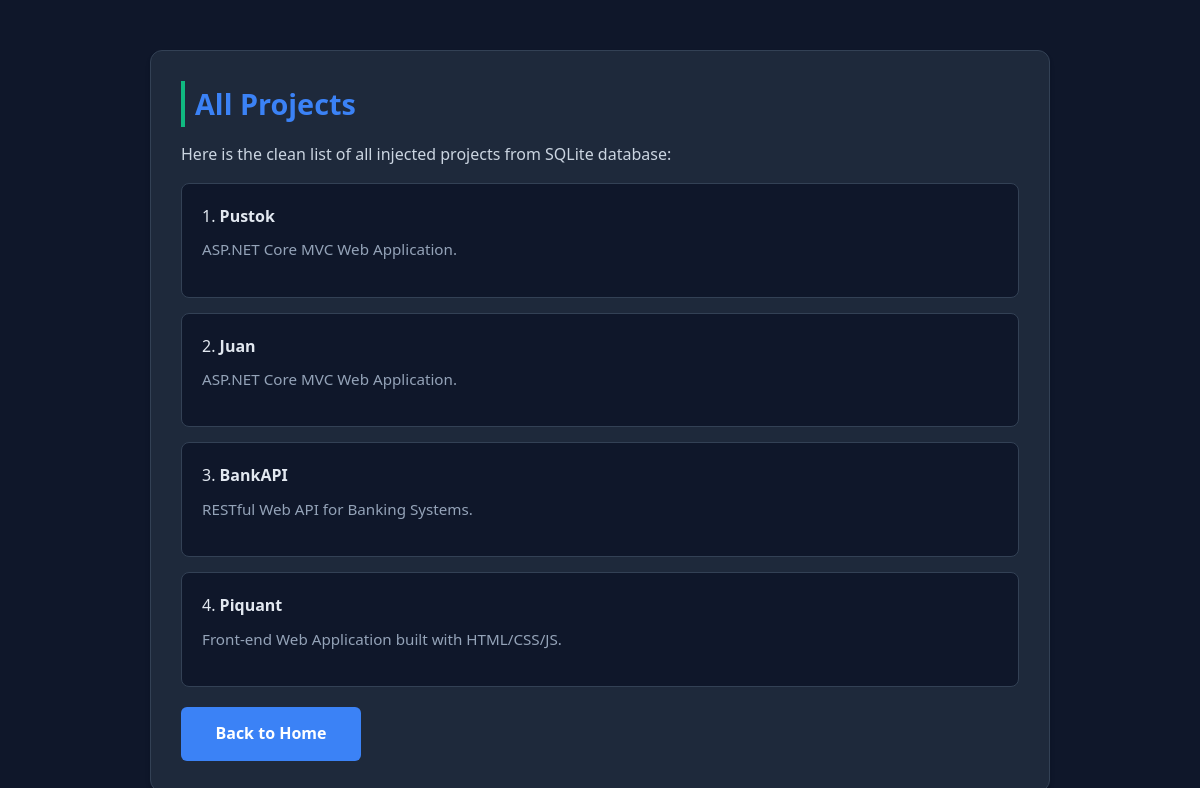
The app's page /projects with its own data.
### tables this page shows
CREATE TABLE projects (
            id INTEGER PRIMARY KEY AUTOINCREMENT,
            title TEXT NOT NULL,
            description TEXT NOT NULL
        );

### app.py (the view)
@app.route("/projects")
def projects():
    conn = get_db_connection()
    projects = conn.execute("SELECT * FROM projects").fetchall()
    conn.close()
    return render_template("projects.html", projects=projects)

### app.py (called while the page is built)
def get_db_connection():
    conn = sqlite3.connect(DB_NAME)
    conn.row_factory = sqlite3.Row
    return conn

### templates/projects.html (shortened to what this page needs)
<!DOCTYPE html>
<html lang="en">
<head>
    <link rel="stylesheet" href="{{ url_for('static', filename='css/style.css') }}">
</head>
<body>
    <div class="container" style="margin-top: 50px;">
        <section class="card">
            <h2>All Projects</h2>
            <p>Here is the clean list of all injected projects from SQLite database:</p>
            <ol class="projects-list">
                {% for project in projects %}
                <li>
                    <strong>{{ project.title }}</strong>
                    <p class="project-desc">{{ project.description }}</p>
                </li>
                {% endfor %}
            </ol>
            <a href="/" class="submit-btn" style="display: inline-block; text-decoration: none; margin-top: 20px;">Back to Home</a>
        </section>
    </div>
</body>
</html>

### static/css/style.css (style rules this page uses)
* { margin: 0; padding: 0; box-sizing: border-box; }
body { background-color: #0f172a; color: #e2e8f0; font-family: 'Segoe UI', Tahoma, Geneva, Verdana, sans-serif; font-size: 16px; line-height: 1.6; }
.container { width: 90%; max-width: 900px; margin: 0 auto; }
.card { background-color: #1e293b; padding: 30px; margin-bottom: 30px; border-radius: 12px; border: 1px solid #334155; box-shadow: 0 4px 6px -1px rgba(0, 0, 0, 0.1), 0 2px 4px -1px rgba(0, 0, 0, 0.06); transition: transform 0.3s ease, box-shadow 0.3s ease; }
h2 { font-size: 1.8rem; color: #3b82f6; margin-bottom: 15px; border-left: 4px solid #10b981; padding-left: 10px; }
p { margin-bottom: 15px; color: #cbd5e1; }
.projects-list { list-style-position: inside; }
.projects-list li { background-color: #0f172a; padding: 20px; margin-top: 15px; border-radius: 8px; border: 1px solid #334155; }
.project-desc { margin-top: 8px; font-size: 0.95rem; color: #94a3b8; }
.submit-btn { background-color: #3b82f6; color: #ffffff; border: none; padding: 14px; font-size: 1rem; font-weight: bold; border-radius: 6px; cursor: pointer; transition: background-color 0.2s, transform 0.1s; align-self: flex-start; width: 180px; text-align: center; }

### records on screen
projects: title "Pustok", description "ASP.NET Core MVC Web Application."
projects: title "Juan", description "ASP.NET Core MVC Web Application."
projects: title "BankAPI", description "RESTful Web API for Banking Systems."
projects: title "Piquant", description "Front-end Web Application built with HTML/CSS/JS."
